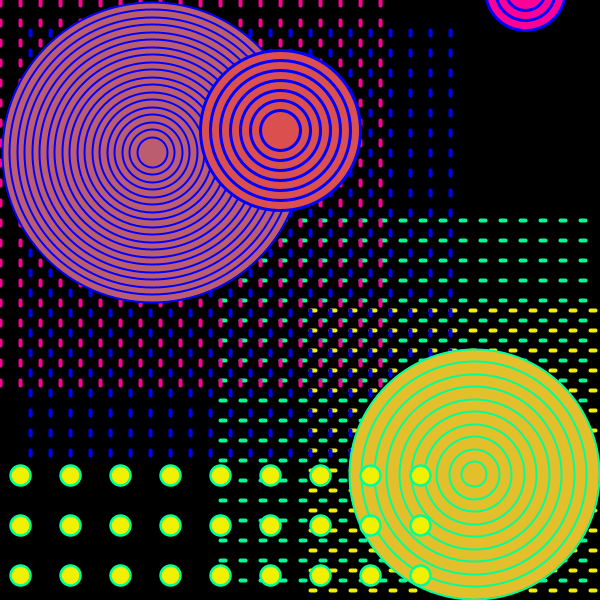
Frame 1 (no input)
Frame 60 (the mouse pressed at the canvas centre just before this capture): identical to frame 1, image omitted
Frame 120 (the mouse held since frame 60 and released just before this capture): identical to frame 1, image omitted

The Processing sketch that drew this single still picture (run headless with seeded random() and noise(); from frame 60 on, the mouse is pressed at the canvas centre):

// Processing sketch: processing_70258
// ── processing_70258.pde

int bleh=20;

void setup() {
size (600,600);
smooth();

}


void draw() {


    
background(0);
 
 
 



//pattern2
//lineasverdes
strokeWeight(4);
stroke(0,255,150);
for(int i= 580; i>200; i=i-20){
  for(int j= 580; j>200; j=j-20) {
    line(i,j,i+5,j);
  }
}
 
//lineasamarillas
strokeWeight(4);
stroke(240,240,0);
for(int i= 310; i<600; i=i+20){
  for(int j= 310; j<600; j=j+20) {
    line(i,j,i+5,j);
  }
}

 //pattern1
 
 //lineasrojas
strokeWeight(4);
stroke(255,0,150);
for(int i= 0; i<400; i=i+20){
  for(int j= 0; j<400; j=j+20) {
    line(i,j,i,j+5);
  }
}
 
//lineasazules
strokeWeight(4);
stroke(0,0,255);
for(int i= 30; i<460; i=i+20){
  for(int j= 30; j<460; j=j+20) {
    line(i,j,i,j+5);
  }
}


 //circulos
 
 //circulorojogrande
smooth();
strokeWeight(2);
fill(188,92,111);
for(int i= 300; i>20; i= i-15) {
  ellipse (152,152,i,i);
  }

//circulorojomediano
  smooth();
  strokeWeight(3);
fill(219,79,79);
for(int i= 160; i>20; i= i-20) {
  ellipse (280,130,i,i);
  }
  
  //mitad
  
fill(255,0,150);
for(int i= 80; i>20; i= i-20) {
  ellipse (525,-10,i,i);
  }

//circuloamarillo
smooth();
strokeWeight(2);
stroke(0,255,150);
fill(226,191,43);
for(int i= 250; i>20; i= i-25) {
  ellipse (474,474,i,i);
  }
  
  
//pequeños
  strokeWeight(2.5);
  fill(240,240,0);
  for(int i=475; i<600; i=i+50){
    for(int j=20; j<450; j=j+50) {
  ellipse(j,i,bleh,bleh);
    }
}
  

}
